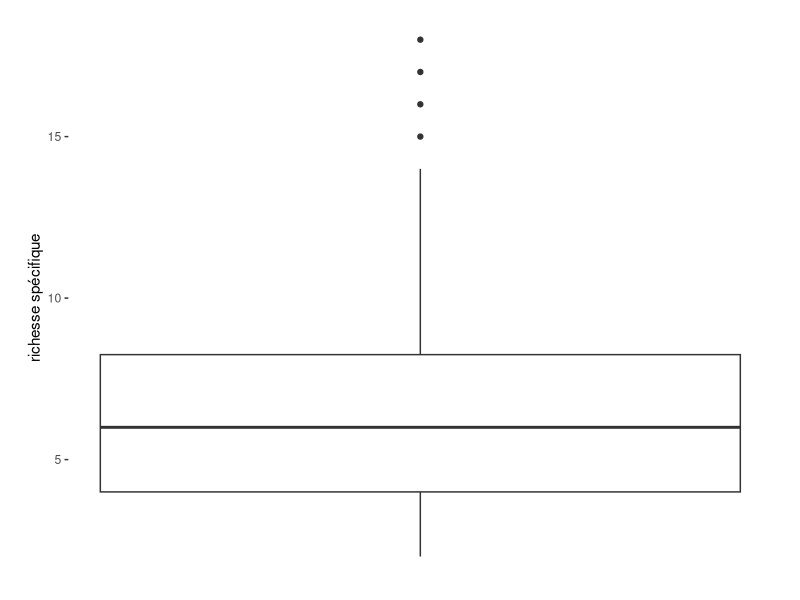

Recreate this plot in R. (Note: this script raises an error after producing the figure.)
## ---- chunk 1

#importation
dataAnts <- read.table("BogAnts.txt", dec=".", header = TRUE)

#Passer la localisation en facteur 
dataAnts$Location<-as.factor(dataAnts$Location)

#vérification du type des variables 
str(dataAnts)
## ---- chunk 2
library(ggplot2)
library(patchwork)
## ---- chunk 3
par(mfrow=c(1,2))

# Boxplot 
ggplot(data = dataAnts, aes(y = Nsp))+
  geom_boxplot()+
  labs(y = "richesse spécifique")+
  theme(
    panel.background = element_rect(fill="white"),
    panel.grid.major = element_blank(),
    panel.grid.minor = element_blank(),
    plot.margin = margin(10,20,10,20),
    axis.text.x = element_blank(),
    axis.ticks.x = element_blank()
  )

# Cleveland plot 
ggplot(data = dataAnts, aes(x = Nsp, y = 1:nrow(dataAnts)))+
  geom_jitter(width = 0.1, size = 3, color = "blue")+
  theme(
    panel.background = element_rect(fill="white"),
    panel.grid.major = element_rect(),
    panel.grid.minor = element_blank(),
    plot.margin = margin(10,20,10,20),
  )
  
  
  


## ---- chunk 4
p1 <- ggplot(dataAnts) +
  aes(x=Latitude, y=factor(1:nrow(dataAnts), levels = 1:nrow(dataAnts))) + # Affichage avec classification
  geom_jitter(width=0, height=0.1) +
  scale_x_continuous(breaks = seq(41.5, 45, by = 0.5)) + # Valeurs de l'axe X
  labs(title = "Variable explicative Latitude",
       subtitle = "Cleveland Plot",
       x= "Latitude") +  # Titres
  theme_minimal() +
  theme(axis.text.y = element_blank(),   # Supprimer les étiquettes de l'axe Y
        axis.ticks.y = element_blank(),  # Supprimer les ticks de l'axe Y
        axis.title.y = element_blank(),  # Supprimer le titre de l'axe Y
        axis.title.x = element_text(size = 8, color = "darkblue"),
        plot.title = element_text(size = 14, face = "bold", color = "black"),
        plot.subtitle = element_text(size = 10, color = "black")
        )   

p2 <- ggplot(dataAnts) +
  aes(x = Latitude) +  # Utiliser Latitude sur l'axe X
  geom_histogram(binwidth = 0.25, fill = "blue", color = "black", alpha = 0.7) +  # Histogramme
  scale_x_continuous(breaks = seq(41.5, 45, by = 0.5)) +  # Valeurs de l'axe X
  scale_y_continuous(breaks = seq(0, 10, by = 2)) +  # Valeurs de l'axe X
  labs(subtitle = "Histogramme",
       x = "Latitude") +  # Titres
  theme_minimal() +  # Appliquer un thème minimal
  theme(
    axis.title.x = element_text(size = 8, color = "darkblue"), 
    axis.title.y = element_text(size = 8, color = "darkblue"),
    plot.subtitle = element_text(size = 10, color = "black")
  ) 

p3 <- ggplot(dataAnts, aes(sample = Latitude)) +
  labs(subtitle = "Quantile-Quantile Plot",
       caption = "D'après le jeu de données dataAnts",
       x = "Quantiles Théorique",
       y = "Quantiles Observés") +
  stat_qq() +  # Ajoute les points du Q-Q plot
  stat_qq_line(col = "red", size = 1) +  # Ajoute la ligne théorique
  theme_minimal() + # Applique un thème minimal
  theme(
    axis.title.x = element_text(size = 8, color = "darkblue"),
    axis.title.y = element_text(size = 8, color = "darkblue"),
    plot.title = element_text(size = 14, face = "bold", color = "black"),       
    plot.subtitle = element_text(size = 10, color = "black"),                  
    plot.caption = element_text(size = 4, face = "italic", color = "darkgrey") 
  ) 

(p1 / p2) | p3 + 
  plot_layout(guides = "collect")
## ---- chunk 5
p4 <- ggplot(dataAnts) +
  aes(x=Elevation, y=factor(1:nrow(dataAnts), levels = 1:nrow(dataAnts))) + # Affichage avec classification
  geom_jitter(width=0, height=0.1) +
  scale_x_continuous(breaks = seq(0, 545, by = 100)) + # Valeurs de l'axe X
  labs(title = "Variable explicative Elevation",
       subtitle = "Cleveland Plot",
       x= "Elevation") +  # Titres
  theme_minimal() +
  theme(axis.text.y = element_blank(),   # Supprimer les étiquettes de l'axe Y
        axis.ticks.y = element_blank(),  # Supprimer les ticks de l'axe Y
        axis.title.y = element_blank(),  # Supprimer le titre de l'axe Y
        axis.title.x = element_text(size = 8, color = "darkblue"),
        plot.title = element_text(size = 14, face = "bold", color = "black"),
        plot.subtitle = element_text(size = 10, color = "black")
        )   

p5 <- ggplot(dataAnts) +
  aes(x = Elevation) +  # Utiliser Elevation sur l'axe X
  geom_histogram(binwidth = 75, fill = "blue", color = "black", alpha = 0.7) +  # Histogramme
  scale_x_continuous(breaks = seq(0, 545, by = 100)) +  # Valeurs de l'axe X
  scale_y_continuous(breaks = seq(0, 10, by = 2)) +  # Valeurs de l'axe X
  labs(subtitle = "Histogramme",
       x = "Elevation") +  # Titres
  theme_minimal() +  # Appliquer un thème minimal
  theme(
    axis.title.x = element_text(size = 8, color = "darkblue"), 
    axis.title.y = element_text(size = 8, color = "darkblue"),
    plot.subtitle = element_text(size = 10, color = "black")
  ) 

p6 <- ggplot(dataAnts, aes(sample = Elevation)) +
  labs(subtitle = "Quantile-Quantile Plot",
       caption = "D'après le jeu de données dataAnts",
       x = "Théorique Quantiles",
       y = "Quantiles Observés") +
  stat_qq() +  # Ajoute les points du Q-Q plot
  stat_qq_line(col = "red", size = 1) +  # Ajoute la ligne théorique
  theme_minimal() + # Applique un thème minimal
  theme(
    axis.title.x = element_text(size = 8, color = "darkblue"),
    axis.title.y = element_text(size = 8, color = "darkblue"),
    plot.title = element_text(size = 14, face = "bold", color = "black"),       
    plot.subtitle = element_text(size = 10, color = "black"),                  
    plot.caption = element_text(size = 4, face = "italic", color = "darkgrey") 
  ) 

(p4 / p5) | p6 + 
  plot_layout(guides = "collect")

## ---- chunk 6
p4 <- ggplot(dataAnts) +
  aes(x=Area, y=factor(1:nrow(dataAnts), levels = 1:nrow(dataAnts))) + # Affichage avec classification
  geom_jitter(width=0, height=0.1) +
  scale_x_continuous(breaks = seq(0, 865000, by = 200000)) + # Valeurs de l'axe X
  labs(title = "Variable explicative Area",
       subtitle = "Cleveland Plot",
       x= "Area") +  # Titres
  theme_minimal() +
  theme(axis.text.y = element_blank(),   # Supprimer les étiquettes de l'axe Y
        axis.ticks.y = element_blank(),  # Supprimer les ticks de l'axe Y
        axis.title.y = element_blank(),  # Supprimer le titre de l'axe Y
        axis.title.x = element_text(size = 8, color = "darkblue"),
        plot.title = element_text(size = 14, face = "bold", color = "black"),
        plot.subtitle = element_text(size = 10, color = "black")
        )   

p5 <- ggplot(dataAnts) +
  aes(x = Area) +  # Utiliser Aera sur l'axe X
  geom_histogram(binwidth = 50000, fill = "blue", color = "black", alpha = 0.7) +  # Histogramme
  scale_x_continuous(breaks = seq(0, 865000, by = 200000)) +  # Valeurs de l'axe X
  scale_y_continuous(breaks = seq(0, 30, by = 5)) +  # Valeurs de l'axe X
  labs(subtitle = "Histogramme",
       x = "Area") +  # Titres
  theme_minimal() +  # Appliquer un thème minimal
  theme(
    axis.title.x = element_text(size = 8, color = "darkblue"), 
    axis.title.y = element_text(size = 8, color = "darkblue"),
    plot.subtitle = element_text(size = 10, color = "black")
  ) 

p6 <- ggplot(dataAnts, aes(sample = Area)) +
  labs(subtitle = "Quantile-Quantile Plot",
       caption = "D'après le jeu de données dataAnts",
       x = "Quantiles Théorique",
       y = "Quantiles Observés") +
  stat_qq() +  # Ajoute les points du Q-Q plot
  stat_qq_line(col = "red", size = 1) +  # Ajoute la ligne théorique
  theme_minimal() + # Applique un thème minimal
  theme(
    axis.title.x = element_text(size = 8, color = "darkblue"),
    axis.title.y = element_text(size = 8, color = "darkblue"),
    plot.title = element_text(size = 14, face = "bold", color = "black"),       
    plot.subtitle = element_text(size = 10, color = "black"),                  
    plot.caption = element_text(size = 4, face = "italic", color = "darkgrey") 
  ) 

(p4 / p5) | p6 + 
  plot_layout(guides = "collect")

## ---- chunk 7
dataAnts$LogArea<-log(dataAnts$Area)

p4 <- ggplot(dataAnts) +
  aes(x=LogArea, y=factor(1:nrow(dataAnts), levels = 1:nrow(dataAnts))) + # Affichage avec classification
  geom_jitter(width=0, height=0.1) +
  scale_x_continuous(breaks = seq(2, 15, by = 2)) + # Valeurs de l'axe X
  labs(title = "Variable explicative LogArea",
       subtitle = "Cleveland Plot",
       x= "LogArea") +  # Titres
  theme_minimal() +
  theme(axis.text.y = element_blank(),   # Supprimer les étiquettes de l'axe Y
        axis.ticks.y = element_blank(),  # Supprimer les ticks de l'axe Y
        axis.title.y = element_blank(),  # Supprimer le titre de l'axe Y
        axis.title.x = element_text(size = 8, color = "darkblue"),
        plot.title = element_text(size = 14, face = "bold", color = "black"),
        plot.subtitle = element_text(size = 10, color = "black")
        )   

p5 <- ggplot(dataAnts) +
  aes(x = LogArea) +  # Utiliser Aera sur l'axe X
  geom_histogram(binwidth = 2, fill = "blue", color = "black", alpha = 0.7) +  # Histogramme
  scale_x_continuous(breaks = seq(2, 15, by = 2)) +  # Valeurs de l'axe X
  scale_y_continuous(breaks = seq(0, 30, by = 5)) +  # Valeurs de l'axe X
  labs(subtitle = "Histogramme",
       x = "LogArea") +  # Titres
  theme_minimal() +  # Appliquer un thème minimal
  theme(
    axis.title.x = element_text(size = 8, color = "darkblue"), 
    axis.title.y = element_text(size = 8, color = "darkblue"),
    plot.subtitle = element_text(size = 10, color = "black")
  ) 

p6 <- ggplot(dataAnts, aes(sample = LogArea)) +
  labs(subtitle = "Quantile-Quantile Plot",
       caption = "D'après le jeu de données dataAnts",
       x = "Quantiles Théorique",
       y = "Quantiles Observés") +
  stat_qq() +  # Ajoute les points du Q-Q plot
  stat_qq_line(col = "red", size = 1) +  # Ajoute la ligne théorique
  theme_minimal() + # Applique un thème minimal
  theme(
    axis.title.x = element_text(size = 8, color = "darkblue"),
    axis.title.y = element_text(size = 8, color = "darkblue"),
    plot.title = element_text(size = 14, face = "bold", color = "black"),       
    plot.subtitle = element_text(size = 10, color = "black"),                  
    plot.caption = element_text(size = 4, face = "italic", color = "darkgrey") 
  ) 

(p4 / p5) | p6 + 
  plot_layout(guides = "collect")
